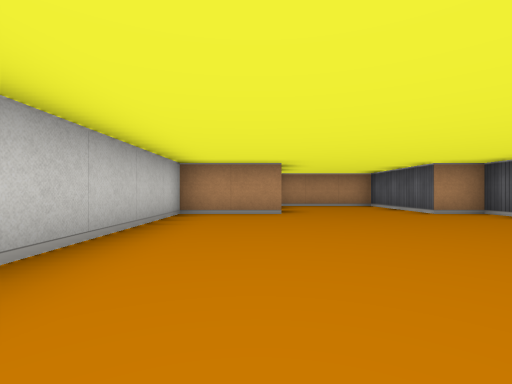
view 1 (above)

16 first-person views from a walk through a cub3D maze. The camera is about half as high as the walls, looks level and sees 85° across. The floor is counted in squares. Each view is taken from the middle of a square. On the plan, view 1 faces up. The plan holds only what a view shows up to about 9 squares ahead; the rest is blank.

view 2
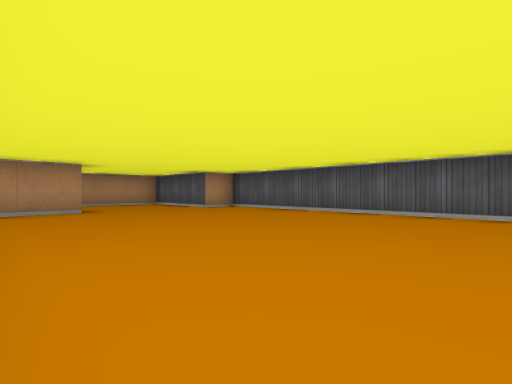

view 3
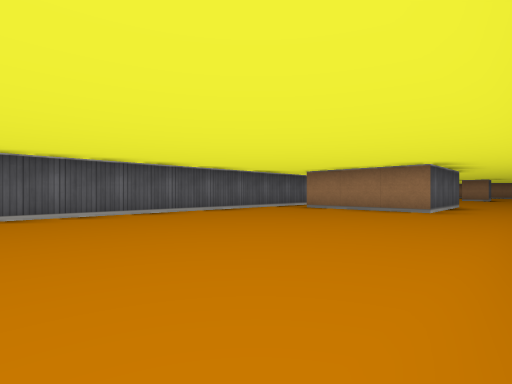

view 4
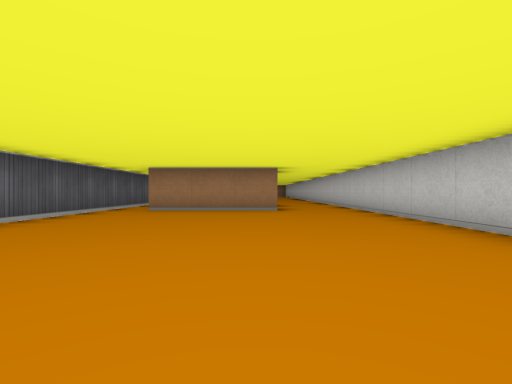

view 5
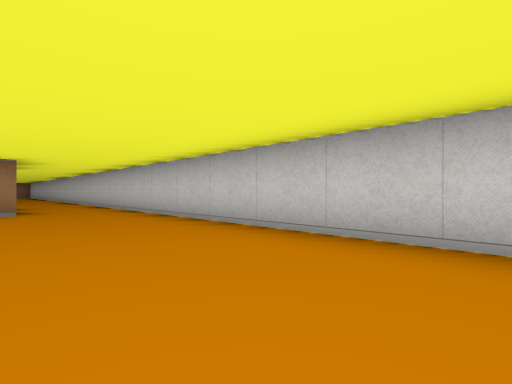

view 6
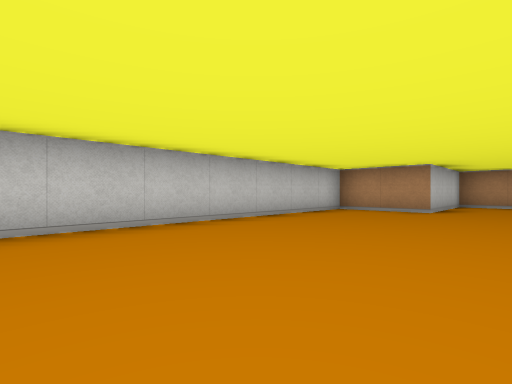

view 7
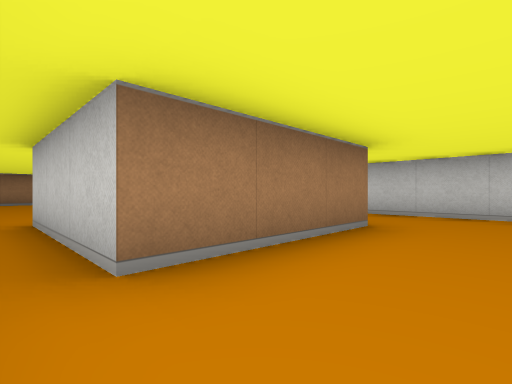

view 8
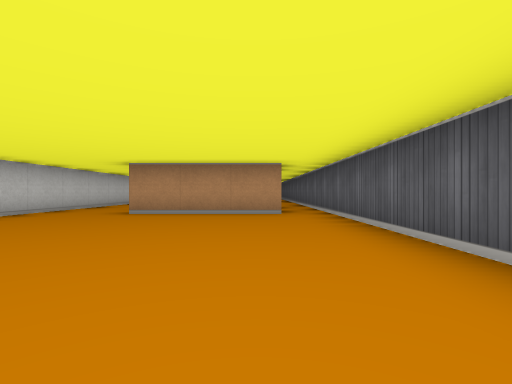

view 9
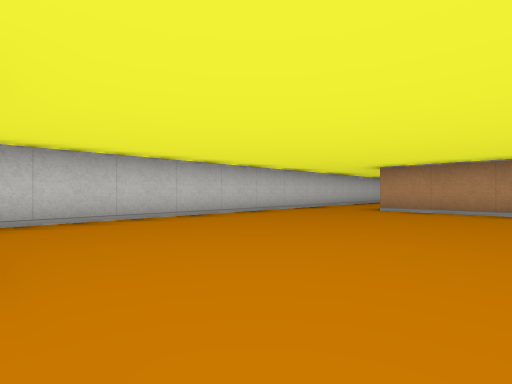

view 10
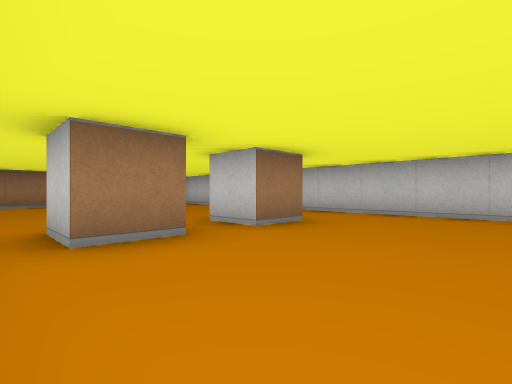

view 11
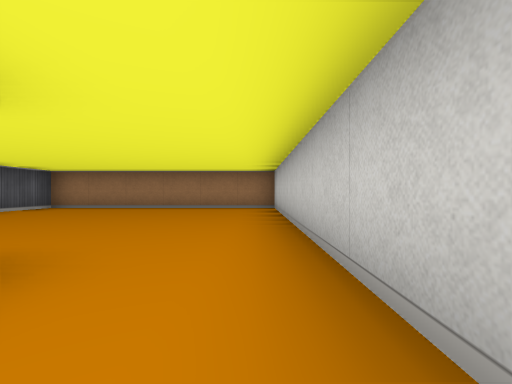

view 12
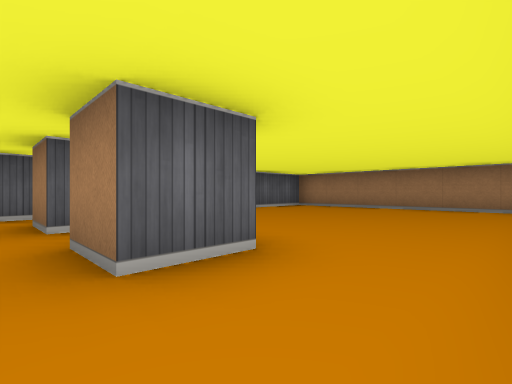

view 13
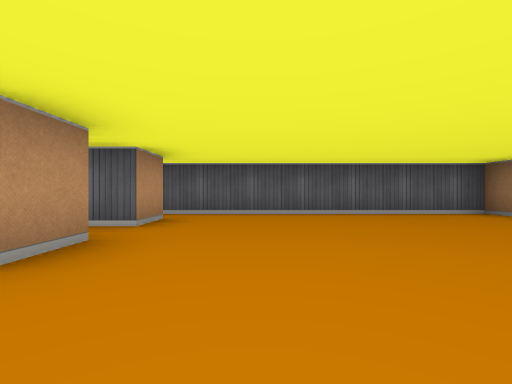

view 14
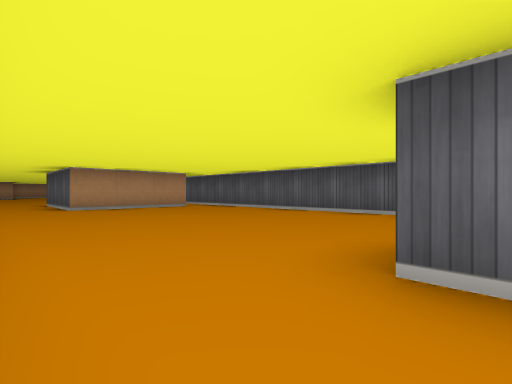

view 15
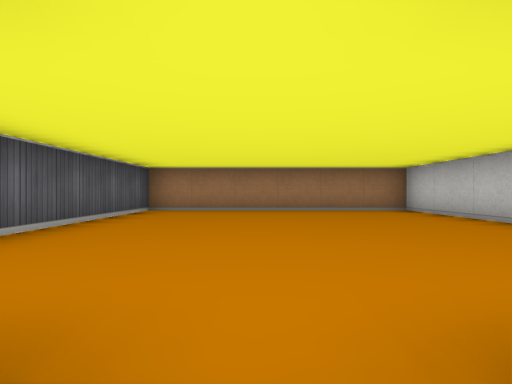

view 16
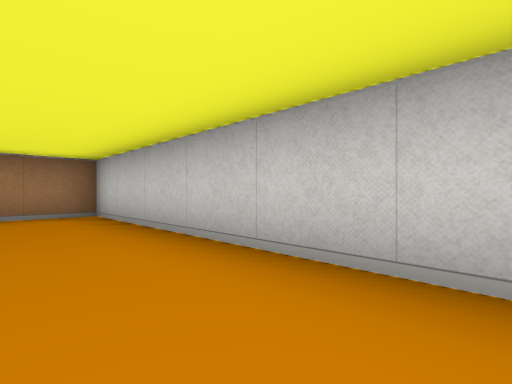

### Floor plan
Points are (right, up) in squares from view 1. A wall is a line through its corners. A room is listed if a view was taken in it or the views show most of it. See-through windows are left out.
Room 1 (views 1, 2, 3, 4, 5, 6, 7)
walls: (0.5, -8.5) (0.5, -5.5) (3.5, -5.5) (3.5, -8.5); (4.5, -8.5) (4.5, 5.5) (3.5, 5.5) (3.5, 8.5) (0.5, 8.5) (0.5, 5.5) (-1.5, 5.5) (-1.5, -8.5)
ways out: opening at (-0.5, -8) to room 2; opening at (4, -8) to room 2
Room 2 (views 8, 9, 10, 11, 12, 13, 14, 15, 16)
walls: (0.5, -15.5) (1.5, -15.5) (1.5, -16.5) (0.5, -16.5) (0.5, -15.5); (2.5, -15.5) (3.5, -15.5) (3.5, -16.5) (2.5, -16.5) (2.5, -15.5); (-1.5, -8.5) (-1.5, -22.5) (4.5, -22.5) (4.5, -8.5); (3.5, -8.5) (0.5, -8.5)
ways out: opening at (-0.5, -8) to room 1; opening at (4, -8) to room 1

Where each view was taken, in squares from view 1:
view 1: 0 up, 0 right, facing up
view 2: 1 down, 1 left, facing up-right
view 3: 1 up, 1 left, facing down-right
view 4: 1 up, 1 right, facing down
view 5: 1 up, 1 right, facing down-left
view 6: 1 down, 2 right, facing up-left
view 7: 4 down, 4 right, facing down-left
view 8: 14 down, 3 right, facing up
view 9: 15 down, 3 right, facing up-left
view 10: 13 down, 4 right, facing down-left
view 11: 15 down, 1 left, facing down
view 12: 15 down, 1 left, facing down-right
view 13: 18 down, 1 left, facing right
view 14: 16 down, 1 left, facing up-right
view 15: 16 down, 2 right, facing down
view 16: 17 down, 0 right, facing down-left
